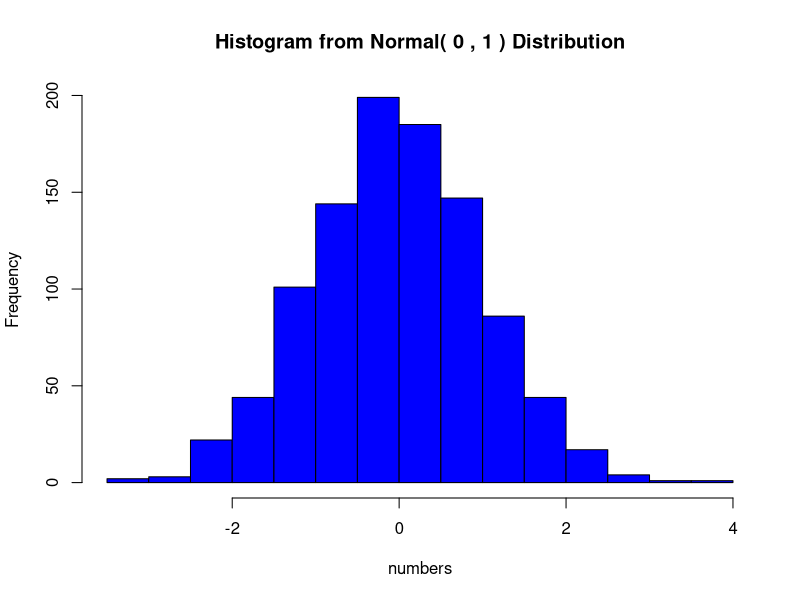
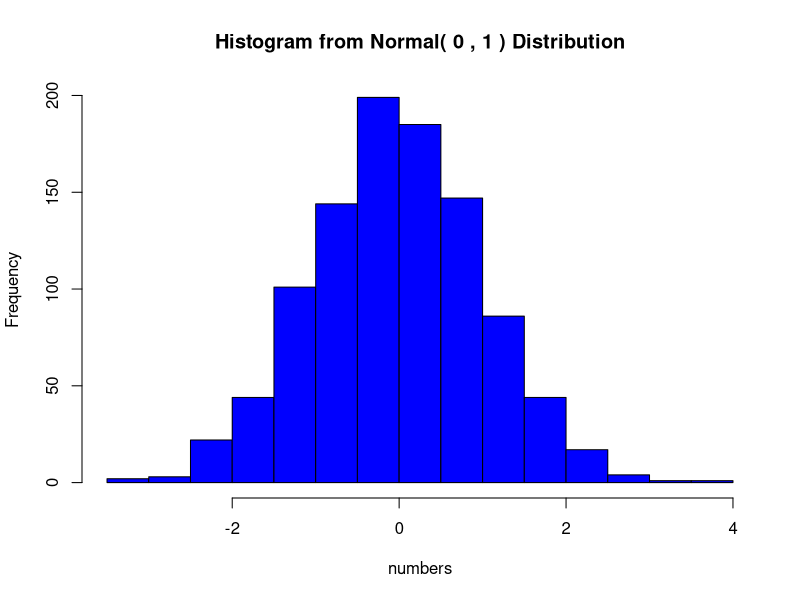

Source code (R) for these figures, in order:
## ---- chunk 1
data(iris)
element <- iris[10, 5]
element
## ---- chunk 2
species_5 <- tail(iris$Species, 5)
species_5
## ---- chunk 3
avg_length <- mean(iris$Sepal.Length[iris$Petal.Width > 1])
avg_length

## ---- chunk 4
for (i in 1:10) {
  if (i < 5) {
    print(i * 3)
  } else {
    print(i * 2)
  }
}

## ---- chunk 5
set.seed(184)
while (TRUE) {
  num <- rnorm(1, mean = 1, sd = 2)
  print(num)
  if (num > 3) {
    break
  }
}

## ---- chunk 6
Counting <- data.frame(V1 = integer(), V2 = integer(), V3 = integer(), V4 = integer())

for (i in 1:3) {
  row <- integer()
  for (j in 1:4) {
    row <- c(row, i + j - 1)
  }
  Counting <- rbind(Counting, row)
}
colnames(Counting) <- c("V1", "V2", "V3", "V4")
Counting

## ---- chunk 7
set.seed(184)

plotNormal <- function(repetitions, mean, sd) {
  numbers <- rnorm(repetitions, mean = mean, sd = sd)
  hist(numbers, main = paste("Histogram from Normal(", mean, ",", sd, ") Distribution"), col = "blue")
}
plotNormal(1000, 0, 1)

## ---- chunk 8
set.seed(184)
plotNormalExtra <- function(repetitions, mean, sd, color) {
  numbers <- rnorm(repetitions, mean = mean, sd = sd)
  hist(numbers, main = paste("Histogram from Normal(", mean, ",", sd, ") Distribution"), col = color)
}
plotNormalExtra(1000, 0, 1, "blue")
